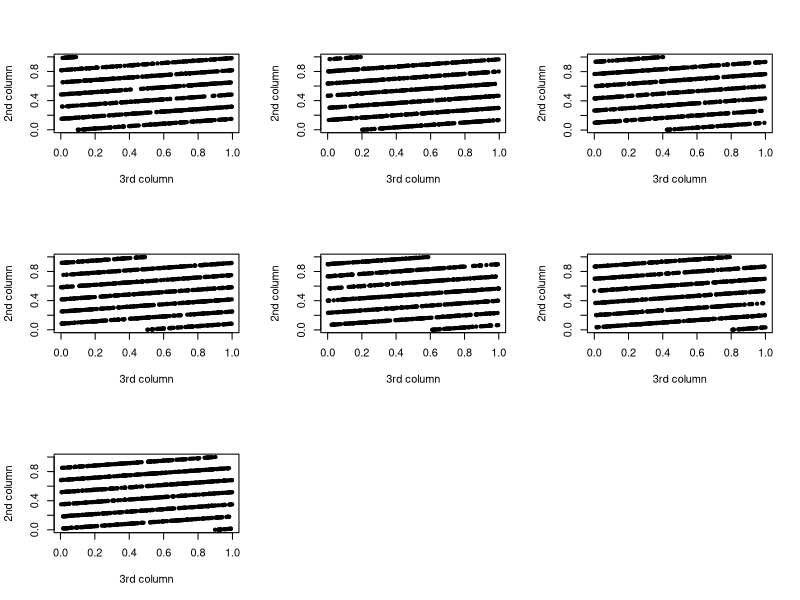

Source code (R):
## ---- chunk 1
fibonacci <- numeric(30)
fibonacci[1] <- fibonacci[2] <- 1
for (i in 3:30) fibonacci[i] <- fibonacci[i - 2] + fibonacci[i - 1]
ratio <- numeric(30)
for (i in 2:30) ratio[i] <- fibonacci[i ] / fibonacci[i - 1]
print(ratio)
## ---- chunk 2
gold_r <- (1+sqrt(5)) / 2
paste("Golden ratio is",gold_r, sep = ' ')
## ---- chunk 3
answer <- 0
for(j in 1:5) answer <- answer + j
print(answer)
## ---- chunk 4
answer <- NULL
for(j in 1:5) answer <- c(answer , j)
print(answer)
## ---- chunk 5
answer <- 0
for(j in 1:5) answer <- c(answer , j)
print(answer)
## ---- chunk 6
answer <- 1
for(j in 1:5) answer <- answer * j
print(answer)
## ---- chunk 7
answer <- 3
for(j in 1:15) answer <- c(answer, (7 * answer[j] ) %% 31 )
print(answer)
## ---- chunk 8
gic <- function(P, n){ # P is initial investment, n is interest period
  if(n <= 3){
    I = P * ( 1.04^n - 1)
  } else {
    I = P * ( 1.05^n - 1)
  }
  return(I) 
}

# Test the funtion
n = 2.75
paste("Initial investment of $100 earns interest of", round(gic(100,n),4),"when the term is",n ,"years.", sep = " ")

n = 3.25
paste("Initial investment of $100 earns interest of", round(gic(100,n),4),"when the term is",n ,"years.", sep = " ")
## ---- chunk 9
morgage_r <- function(P, n, open){
  if(open == TRUE){
    R <- P * 0.005 / (1 - 1.005^-n )
  } else {
    R <- P * 0.004 / (1 - 1.004^-n )
  }
  return(R)
}

# Test the funtion
open <- TRUE
paste("Principal of $100 requires monthly morgage payment of", round(morgage_r(100,24,open),4),"when the morgage term is open and 24 months.", sep = " ")

open <- FALSE
paste("Principal of $100 requires monthly morgage payment of", round(morgage_r(100,24,open),4),"when the morgage term is closed and 24 months.", sep = " ")

## ---- chunk 10
Fibonacci <- c(1,1)
while(sum( tail(Fibonacci, n = 2) ) < 300){ # If Fibonacci number to be computed < 300, then break.
  Fibonacci <- c(Fibonacci, sum( tail(Fibonacci, n = 2) ) ) # Otherwise, append it to the current vector
}

print(Fibonacci)
## ---- chunk 11
i <- 0.006
while(TRUE){
  i.new <- (1 - (1 + i)^-20 ) / 19
  if( abs(i.new - i) < 0.000001){ # stopping criterion: |i - i_old | < 10^-6
    break}
  i <- i.new
}

paste("The solution is",i.new,".",sep=" ")
## ---- chunk 12
initial <- seq(0.001, 0.01, by = 0.001)
iterations <- numeric(10)
solutions <- numeric(10)

for(j in seq_along(initial)){
  i <- initial[j]
  iteration <- 1
  while(TRUE){
    i.new <- (1 - (1 + i)^-20 ) / 19
    iteration <- iteration + 1
    if( abs(i.new - i) < 0.000001){ # stopping criterion: |i - i_old | < 10^-6
      break}
    i <- i.new
  }
  iterations[j] <- iteration
  solutions[j] <- i.new
  
}

D <- data.frame(initial, solutions, iterations)
D
## ---- chunk 13
i <- 0.006
iteration <- 1  # first iteration is calculated from i = 0.006
while(TRUE){
  i.new <- (1 - (1 + i)^-20 ) / 19
  iteration <- iteration + 1 # Add this line for recording number of iteration
  if( abs(i.new - i) < 0.000001){ 
    break}
  i <- i.new
}

paste("The solution is",i.new,"after",iteration,"iterations.",sep=" ")
## ---- chunk 14
# Standard Sieve of Eratosthenes
Eratosthenes <- function(n){  
  if(n >=2){
    sieve <- seq(2,n)
    primes <- c()
    while(length(sieve) > 0){
      p <- sieve[1]
      primes <- c(primes, p)
      sieve <- sieve[(sieve %% p) != 0] 
    }
    return(primes)
  } else {
      stop("Input value of n should be at least 2.")
    }
}

# Fast Sieve of Eratosthenes
Eratosthenes_fast <- function(n){
  if(n >=2){
    sieve <- seq(2,n)
    primes <- c()
    while(TRUE){
      p <- sieve[1]
      if(p >= sqrt(n)) { # Stopping criterion
        primes <- c(primes, sieve) # append the entire sieve to primes
        break
        }
      primes <- c(primes, p)
      sieve <- sieve[(sieve %% p) != 0]
    }
    return(primes)
  } else {
      stop("Input value of n should be at least 2.")
    }
}

# Test whether 2 approaches find different prime numbers (= 0 if they find exactly the same.)
sum( Eratosthenes(123456) != Eratosthenes_fast(123456) )
## ---- chunk 15
compound.interest <- function(P, i.r, n){
  return( P * (1 + i.r)^n )
}
## ---- chunk 16
paste("Mr. Ng will have $", compound.interest(1000, 0.01, 30), "in his bank account", sep = ' ')
## ---- chunk 17
# Bisection function
# f is the input function 
# Min is the lower of the interval of f's support to be searched for the root
# Max is the upper of the interval of f's support to be searched for the root
# if f(Max) - f(Min) < eps, then break

bisection <- function(f, Min, Max, eps){ 
  if( sign(f(Min)) == 0  ){    # input Min is accidentally the root
    root <- Min
  } else if(sign(f(Max))== 0) { # input Max is accidentally the root
    root <- Max
  } else if( sign(f(Min)) != sign(f(Max)) ){ # signs of function values for (Min, Max) are the opposite
    
    while(TRUE){
      M <- (Min + Max) / 2  # the current midpoint
      if( abs(f(Min) - f(Max)) < eps){ # stopping criterion
        root <- M
        break
      }
      if( sign(f(M)) != sign(f(Max))) { 
        Min <- M   # update the lower of the interval 
      } else {
        Max <- M   # update the upper of the interval 
      }
    }
    
  } else {
    stop("Input end points should have different sign in function values.")
  }
  return(root)
}

# Test the function
poly <- function(x){ # The only real root is −1.97739
  y <- 7* x^3 + 8* x^2 - 7*x + 9
}
bisection(poly, -5, 2, 10^-8)
## ---- chunk 18
# 10!
print(factorial(10))
# 50!
print(factorial(50))
# 100!
print(factorial(100))
# 1000!
X <- 1
for(i in 1:1000){
  X <- X * i
}
print(X)
## ---- chunk 19
choose_logexp <- function(n, m){
  y <- c()
  for(i in 1:m){
    y[i] <- log( (n - i + 1) / i )
  }
  x <- exp(sum(y))
  return(x)
}
## ---- chunk 20
# (4,2)
choose_logexp(4,2)
# (50,20)
choose_logexp(50,20)
# (5000,2000)
choose_logexp(5000,2000)
## ---- chunk 21
n <- 3000000
results <- numeric(n)
x <- 123
for (i in 1:n) {
  x <- (65539*x) %% (2^31)
  results[i] <- x / (2^31)
}

round_res <- round(results, 3)
M <- matrix(round_res, nrow = 1000000, ncol = 3, byrow = TRUE)
x <- seq(0.1, 0.9, by = 0.1)
## ---- chunk 22
par(mfrow=c(3,3))
for(k in seq_along(x)){
  indicate <- c()
  for(j in 1:1000000){
     indicate[j] <- ifelse(M[j, 1] == x[k], TRUE, FALSE)
  }
  if( sum(indicate) == 0) next  # if no row matches x in the first column, then skip the outer loop (i.e. the plot is empty, so I skip it.)
  plot(M[indicate, 2] ~ M[indicate, 3], pch = 20, xlab = '3rd column',ylab = '2nd column')
}

## ---- chunk 23
directpoly <- function(x, coeff){
  n <- length(coeff)
  x_power <- x^seq(0,n-1)
  P <- sum(coeff * x_power)
  return(P)
  }

# Test the function 
directpoly(0,c(1,2,3,4,5,6))
directpoly(1,c(1,2,3,4,5,6))
directpoly(2,c(1,2,3,4,5,6))
## ---- chunk 24
hornerpoly <- function(x, coeff){
  n <- length(coeff)
  P <- c()
  for(j in seq_along(x)){
    a <- coeff[n]
    for(i in (n-1):1){ a <- a * x[j] + coeff[i]}
    P[j] <- a}
  return(P)
  }

# Test the function x = (0,1,2), coefficients is (1,2,3,4,5,6)
hornerpoly(c(0,1,2), c(1,2,3,4,5,6))
